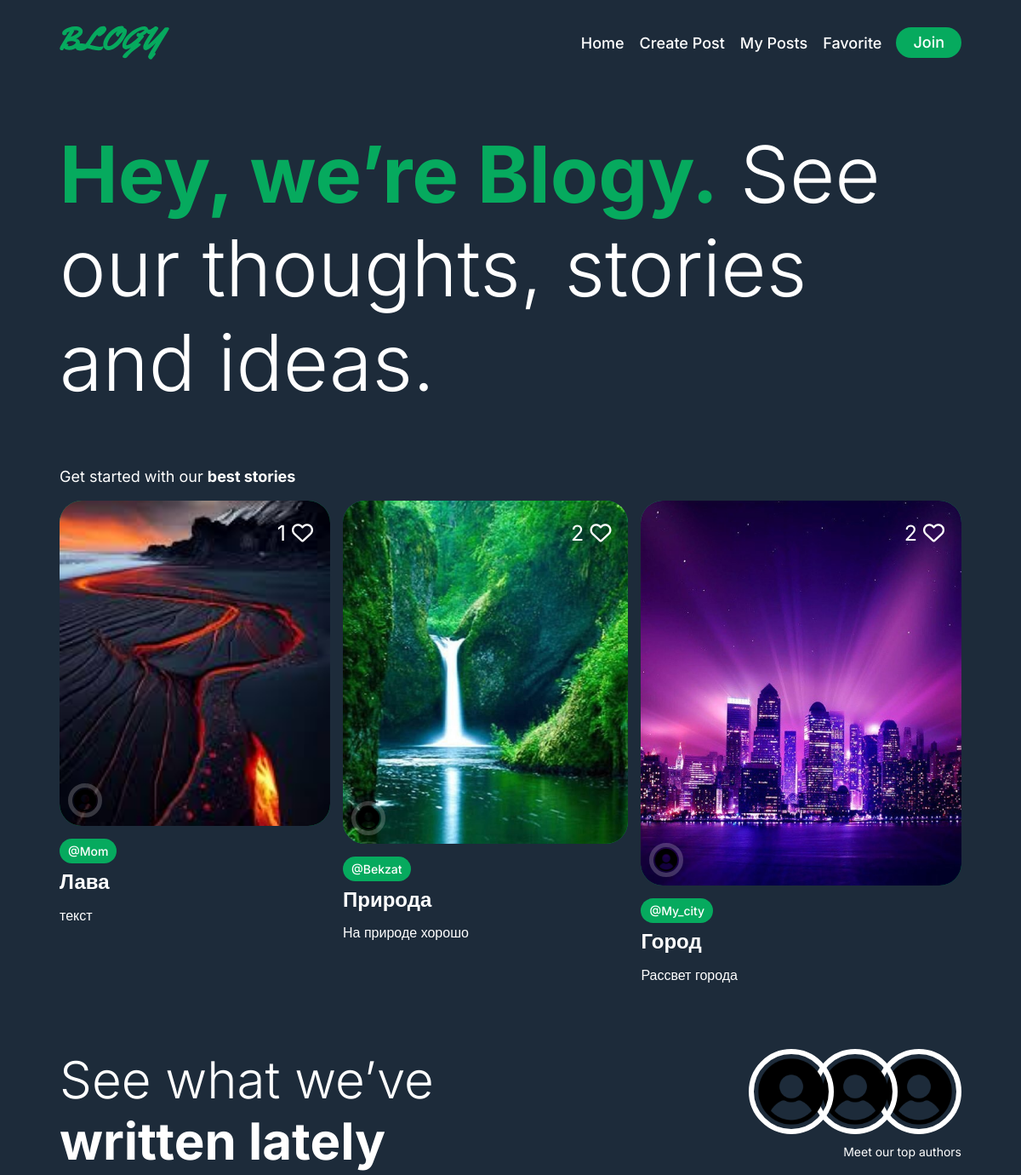
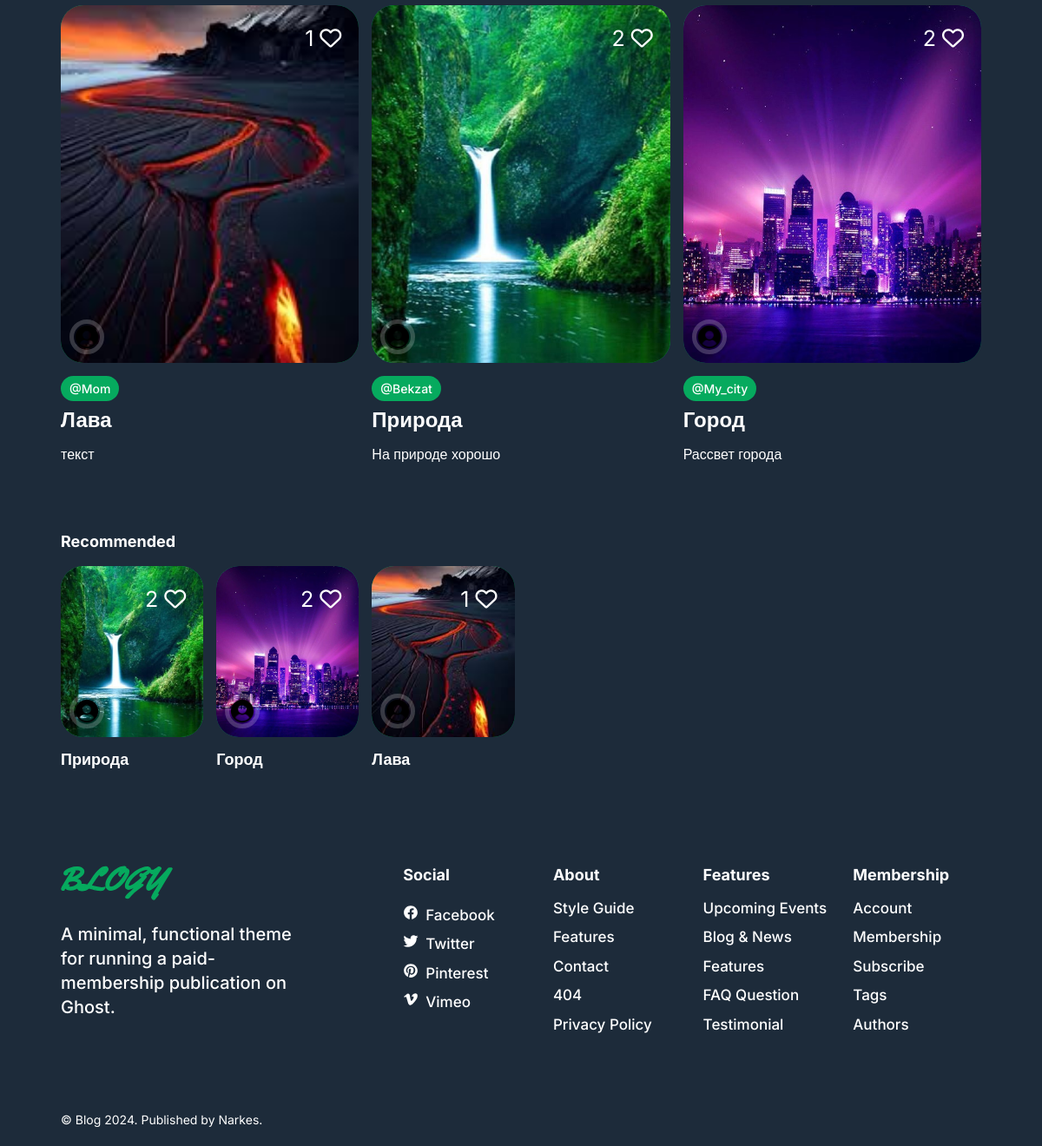
The page / on the database its author committed (2 pictures, top to bottom).
### app/models.py (models this page shows, shortened)
class Post(models.Model):
    user = models.ForeignKey(User, on_delete=models.CASCADE)
    title = models.CharField(max_length=255)
    body = models.TextField()
    tags = models.ManyToManyField(Tag, related_name="posts")
    image = models.ImageField(upload_to="posts")
    created_at = models.DateTimeField(auto_now_add=True)
    updated_at = models.DateTimeField(auto_now=True)
    liked_by = models.ManyToManyField(User, related_name="liked_posts")
    class Meta:
        verbose_name = "Пост"
        verbose_name_plural = "Посты"

class User(AbstractUser):
    image = models.ImageField(upload_to="users", default='users/user.png')
    birthdate = models.DateField(null=True, blank=True)
    bio = models.TextField(max_length=2550, null=True, blank=True)
    class Meta:
        verbose_name = "Пользователь"
        verbose_name_plural = "Пользователи"

class Tag(models.Model):
    name = models.CharField(max_length=255)
    class Meta:
        verbose_name = "Тег"
        verbose_name_plural = "Теги"

### app/views.py (the view)
# urls.py: path('', Home.as_view(), name='home'),
class Home(ListView):
    template_name = 'home.html'
    queryset = Post.objects.all().order_by('-created_at')
    context_object_name = 'posts'
    def get_context_data(self, **kwargs: Any) -> dict[str, Any]:
        context = super().get_context_data(**kwargs)
        context['recommended'] = Post.objects.order_by('?')[:6]
        context['recent_post'] = Post.objects.all().order_by('-created_at')[:6]
        context['top_authors'] = User.objects.all().filter(is_superuser=False)
        context['best_stories'] = 0
        return context

### templates/home.html
{% extends "base.html" %}
{% load static %}
{% block content %}
<main>
  <article>
    <section class="section hero" aria-label="home">
      <div class="container">
        <h1 class="h1 hero-title">
          <strong class="strong">Hey, we’re Blogy.</strong> See our
          thoughts, stories and ideas.
        </h1>
      </div>
    </section>
    <section class="section featured" aria-label="featured post">
      <div class="container">
        <p class="section-subtitle">
          Get started with our <strong class="strong">best stories</strong>
        </p>
        <ul class="has-scrollbar">
          {% for post in posts %}
          <li class="scrollbar-item">
            <div class="blog-card">
              <figure
                class="card-banner img-holder"
                style="--width: 500; --height: 600"
              >
                <img
                  src="{{ post.image.url }}"
                  width="500"
                  height="600"
                  loading="lazy"
                  alt="New technology is not good or evil in and of itself"
                  class="img-cover"
                />
                <ul class="avatar-list absolute">
                  <li class="avatar-item">
                    <a
                      href="{% url 'profile' post.user.pk %}"
                      class="avatar img-holder"
                      style="--width: 100; --height: 100"
                    >
                      <img
                        src="{% if post.user.image %}  {{post.user.image.url}} {% else %} {% static 'img/author-1.jpg' %} {% endif %}"
                        width="100"
                        height="100"
                        loading="lazy"
                        alt="Author"
                        class="img-cover"
                      />
                    </a>
                  </li>
                </ul>
                <div class="like absolute">
                  <a href="{% url 'like' post.id %}">
                    {{ post.liked_by.count }}
                    {% if request.user in post.liked_by.all %}
                      <i class="fa-solid fa-heart" style="color: red;"></i>
                    {% else %}
                      <i class="fa-regular fa-heart"></i>
                    {% endif %} </a>
                </div>
              </figure>
              <div class="card-content">
                <ul class="card-meta-list">
                  {% for tag in post.tags.all %}
                  <li>
                    <a href="#" class="card-tag">{{tag.name}}</a>
                  </li>
                  {% endfor %}
                </ul>
                <h3 class="h4">
                  <a href="{% url 'post' post.id %}" class="card-title hover:underline">
                    {{ post.title }}
                  </a>
                </h3>
                <p class="card-text">
                  {{ post.body }}
                </p>
              </div>
            </div>
          </li>
          {% endfor %}
        </ul>
      </div>
    </section>
    <section class="section recent" aria-label="recent post">
      <div class="container">
        <div class="title-wrapper">
          <h2 class="h2 section-title">
            See what we’ve <strong class="strong">written lately</strong>
          </h2>
          <div class="top-author">
            <ul class="avatar-list">
              {% for author in top_authors %}
              <li class="avatar-item">
                <a
                      href="{% url 'profile' author.pk %}"
                  class="avatar large img-holder"
                  style="--width: 100; --height: 100"
                >
                  <img
                    src=" {% if author.image %} {{ author.image.url }} {% else %} {% static 'img/user.png' %} {% endif %}"
                    width="100"
                    height="100"
                    alt="top author"
                    class="img-cover"
                  />
                </a>
              </li>
              {% endfor %}
            </ul>
            <span class="span" style="color: white;">Meet our top authors</span>
          </div>
        </div>
        <ul class="grid-list">
          {% for post in recent_post %}
          <li>
            <div class="blog-card">
              <figure
                class="card-banner img-holder"
                style="--width: 550; --height: 660"
              >
                <img
                  src="{{post.image.url}}"
                  width="550"
                  height="660"
                  loading="lazy"
                  alt="Creating is a privilege but it’s also a gift"
                  class="img-cover"
                />
                <ul class="avatar-list absolute">
                  <li class="avatar-item">
                    <a
                      href="{% url 'profile' post.user.pk %}"
                      class="avatar img-holder"
                      style="--width: 100; --height: 100"
                    >
                      <img
                        src="{% if post.user.image %}  {{post.user.image.url}} {% else %} {% static 'img/author-1.jpg' %} {% endif %}"
                        width="100"
                        height="100"
                        loading="lazy"
                        alt="Author"
                        class="img-cover"
                      />
                    </a>
                  </li>
                </ul>
                <div class="like absolute">
                  <a href="{% url 'like' post.id %}">
                    {{ post.liked_by.count }}
                    {% if request.user in post.liked_by.all %}
                      <i class="fa-solid fa-heart" style="color: red;"></i>
                    {% else %}
                      <i class="fa-regular fa-heart"></i>
                    {% endif %} </a>
                </div>
              </figure>
              <div class="card-content">
                <ul class="card-meta-list">
                  {% for tag in post.tags.all %}
                  <li>
                    <a href="#" class="card-tag">{{ tag.name }}</a>
                  </li>
                  {% endfor %}
                </ul>
                <h3 class="h4">
                  <a href="{% url 'post' post.id %}" class="card-title hover:underline">
                    {{ post.title }}
                  </a>
                </h3>
                <p class="card-text">{{ post.body }}</p>
              </div>
            </div>
          </li>
          {% endfor %}
        </ul>
      </div>
    </section>
    <section class="section recommended" aria-label="recommended post">
      <div class="container">
        <p class="section-subtitle">
          <strong class="strong">Recommended</strong>
        </p>
        <ul class="grid-list">
          {% for post in recommended %}
          <li>
            <div class="blog-card">
              <figure
                class="card-banner img-holder"
                style="--width: 300; --height: 360"
              >
                <img
                  src="{{ post.image.url }}"
                  width="300"
                  height="360"
                  loading="lazy"
                  alt="The trick to getting more done is to have the freedom to roam around "
                  class="img-cover"
                />
                <ul class="avatar-list absolute">
                  <li class="avatar-item">
                    <a
                      href="{% url 'profile' post.user.pk %}"
                      class="avatar img-holder"
                      style="--width: 100; --height: 100"
                    >
                      <img
                        src="{% if post.user.image %}  {{post.user.image.url}} {% else %} {% static 'img/author-1.jpg' %} {% endif %}"
                        width="100"
                        height="100"
                        loading="lazy"
                        alt="Author"
                        class="img-cover"
                      />
                    </a>
                  </li>
                </ul>
                <div class="like absolute">
                  <a href="{% url 'like' post.id %}">
                    {{ post.liked_by.count }}
                    {% if request.user in post.liked_by.all %}
                      <i class="fa-solid fa-heart" style="color: red;"></i>
                    {% else %}
                      <i class="fa-regular fa-heart"></i>
                    {% endif %} </a>
                </div>
              </figure>
              <div class="card-content">
                <h3 class="h5">
                  <a href="{% url 'post' post.id %}" class="card-title hover:underline">
                    {{ post.title }}
                  </a>
                </h3>
              </div>
            </div>
          </li>
          {% endfor %}
        </ul>
      </div>
    </section>
  </article>
</main>
{% endblock %}

### templates/base.html (shortened to what this page needs)
{% load static %}
<!DOCTYPE html>
<html lang="en">
  <head>
    <link rel="stylesheet" href="{% static 'css/home.css' %}" />
  </head>
  <body>
    <header class="header section" data-header>
      <div class="container">
        <a href="{% url 'home' %}" class="logo">
          <img
            src="{% static 'img/logo.svg' %}"
            width="129"
            height="40"
            alt="Blogy logo"
          />
        </a>
        <nav class="navbar" data-navbar>
          <ul class="navbar-list">
            <li class="navbar-item">
              <a
                href="{% url 'home' %}"
                class="navbar-link hover:underline"
                data-nav-link
                >Home</a
              >
            </li>
            <li class="navbar-item">
              <a href="{% url 'create_post' %}" class="navbar-link hover:underline" data-nav-link
                >Create Post</a
              >
            </li>
            <li class="navbar-item">
              <a href="{% url 'posts' %}" class="navbar-link hover:underline" data-nav-link
                >My Posts</a
              >
            </li>
            <li class="navbar-item">
              <a href="{% url 'favorite' %}" class="navbar-link hover:underline" data-nav-link
                >Favorite</a
              >
            </li>
          </ul>
        </nav>
        <div class="wrapper">
          {% if request.user.is_authenticated %}
          <a href="{% url 'profile' request.user.pk %}" class="join" style="padding: 5px; border-radius: 50%;"><img src="{{ request.user.image.url }}" alt="Avatar" style="height: 30px; width: 30px; border-radius: 50%;"></a>
          <form action="{% url 'logout' %}" method="post">
            {% csrf_token %}
            <button type="submit" class="btn join">Logout</button>
          </form>
          {% else %}
          <a href="{% url 'signup' %}" class="btn join">Join</a>
          {% endif %}
        </div>
      </div>
    </header>
    {% block content %}
    {% endblock %}
    <footer class="footer">
      <div class="container">
        <div class="footer-top section">
          <div class="footer-brand">
            <a href="#" class="logo">
              <img
                src="{% static 'img/logo.svg' %}"
                width="129"
                height="40"
                alt="Blogy logo"
              />
            </a>
            <p class="footer-text">
              A minimal, functional theme for running a paid-membership
              publication on Ghost.
            </p>
          </div>
          <ul class="footer-list">
            <li>
              <p class="h5">Social</p>
            </li>
            <li class="footer-list-item">
              <ion-icon name="logo-facebook"></ion-icon>
              <a href="#" class="footer-link hover:underline">Facebook</a>
            </li>
            <li class="footer-list-item">
              <ion-icon name="logo-twitter"></ion-icon>
              <a href="#" class="footer-link hover:underline">Twitter</a>
            </li>
            <li class="footer-list-item">
              <ion-icon name="logo-pinterest"></ion-icon>
              <a href="#" class="footer-link hover:underline">Pinterest</a>
            </li>
            <li class="footer-list-item">
              <ion-icon name="logo-vimeo"></ion-icon>
              <a href="#" class="footer-link hover:underline">Vimeo</a>
            </li>
          </ul>
          <ul class="footer-list">
            <li>
              <p class="h5">About</p>
            </li>
            <li>
              <a href="#" class="footer-link hover:underline">Style Guide</a>
            </li>
            <li>
              <a href="#" class="footer-link hover:underline">Features</a>
            </li>
            <li>
              <a href="#" class="footer-link hover:underline">Contact</a>
            </li>
            <li>
              <a href="#" class="footer-link hover:underline">404</a>
            </li>
            <li>
              <a href="#" class="footer-link hover:underline">Privacy Policy</a>
            </li>
          </ul>
          <ul class="footer-list">
            <li>
              <p class="h5">Features</p>
            </li>
            <li>
              <a href="#" class="footer-link hover:underline"
                >Upcoming Events</a
              >
            </li>
            <li>
              <a href="#" class="footer-link hover:underline">Blog & News</a>
            </li>
            <li>
              <a href="#" class="footer-link hover:underline">Features</a>
            </li>
            <li>
              <a href="#" class="footer-link hover:underline">FAQ Question</a>
            </li>
            <li>
              <a href="#" class="footer-link hover:underline">Testimonial</a>
            </li>
          </ul>
          <ul class="footer-list">
            <li>
              <p class="h5">Membership</p>
            </li>
            <li>
              <a href="#" class="footer-link hover:underline">Account</a>
            </li>
            <li>
              <a href="#" class="footer-link hover:underline">Membership</a>
            </li>
            <li>
              <a href="#" class="footer-link hover:underline">Subscribe</a>
            </li>
            <li>
              <a href="#" class="footer-link hover:underline">Tags</a>
            </li>
            <li>
              <a href="#" class="footer-link hover:underline">Authors</a>
            </li>
          </ul>
        </div>
        <div class="section footer-bottom">
          <p class="copyright">
            &copy; Blog 2024. Published by
            <a href="#" class="copyright-link hover:underline">Narkes</a>.
          </p>
        </div>
      </div>
    </footer>
  </body>
</html>

### rows shown on the page
Post: image (picture), user.image (placeholder picture), liked_by.count "1", title "Лава", body "текст"
Tag: name "@Mom"
Post: image (picture), user.image (placeholder picture), liked_by.count "2", title "Природа", body "На природе хорошо"
Tag: name "@Bekzat"
Post: image (picture), user.image (placeholder picture), liked_by.count "2", title "Город", body "Рассвет города"
Tag: name "@My_city"
User: image (placeholder picture)
User: image (placeholder picture)
User: image (placeholder picture)
